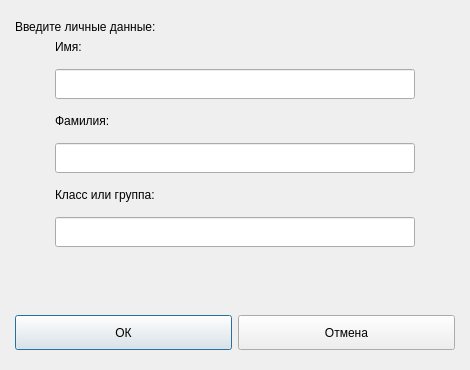
<?xml version="1.0" encoding="UTF-8"?>
<ui version="4.0">
 <class>PersonalizationDialog</class>
 <widget class="QDialog" name="PersonalizationDialog">
  <property name="geometry">
   <rect>
	<x>0</x>
	<y>0</y>
	<width>470</width>
	<height>370</height>
   </rect>
  </property>
  <property name="sizePolicy">
   <sizepolicy hsizetype="Fixed" vsizetype="Fixed">
	<horstretch>0</horstretch>
	<verstretch>0</verstretch>
   </sizepolicy>
  </property>
  <property name="windowTitle">
   <string>Dialog</string>
  </property>
  <property name="styleSheet">
   <string notr="true">QDialog {
  background-color: #ffffff;
  border: 5px solid #c9c9c9;
  border-radius: 5px;
}
QDialog QLabel
{
  font-size: 16px;
  font-family: Arial, sans-serif;
  font-weight: bold;
  color: #60616f;
  text-align: center;
}
QDialog QLineEdit
{
  background-color: #f4f5f9;
  border: 1px solid #cbcbcb;
  border-radius: 3px;
}

QDialog &gt; QPushButton {

  font-size: 16px;
  font-family: Arial, sans-serif;
  font-weight: bold;
  color: #60616f;
  text-align: center;

  border: none;
  border-radius: 10px;
  
  background-color:   qlineargradient(spread:reflect, x1:0.471, y1:0, x2:0.465, y2:1, stop:0.465909 rgba(247, 248, 250, 255), stop:1 rgba(227, 228, 232, 255))
}
QDialog &gt; QPushButton:hover {
  background-color: #c6e4f0;
}
QDialog &gt; QPushButton:pressed {
  padding-top: 1px;
  background-color: qlineargradient(spread:reflect, x1:0.482, y1:1, x2:0.505, y2:0, stop:0.465909 rgba(247, 248, 250, 255), stop:1 rgba(227, 228, 232, 255))
}


QComboBox {
  border: 2px solid #e6e6e9;
  border-radius: 5px;
  background-color: qlineargradient(spread:pad, x1:0.511, y1:0, x2:0.510955, y2:1, stop:0   rgba(255, 255, 255, 255), stop:0.943182 rgba(245, 246, 249, 255));
  padding-left: 10px;

  font-size: 16px;
  font-family: Arial, sans-serif;
  font-weight: bold;
  color: #878787;

}
QComboBox::down-arrow {
  border: none;
  border-radius: 5px;
  background-color: qlineargradient(spread:pad, x1:0.511, y1:0, x2:0.510955, y2:1, stop:0   rgba(255, 255, 255, 255), stop:0.943182 rgba(245, 246, 249, 255));
  image: url(:/icons/icons/downArrow.png);
}
QComboBox::drop-down {
  width: 25px;
  border: none;
  border-radius: 0px;
  background-color: qlineargradient(spread:pad, x1:0.511, y1:0, x2:0.510955, y2:1, stop:0   rgba(255, 255, 255, 255), stop:0.943182 rgba(245, 246, 249, 255));
  border-left: 2px solid #d6d7da;
  margin: 4px 0px;
  image: url(:/icons/icons/downArrow.png);

}
QComboBox:hover {
  background-color: qlineargradient(spread:pad, x1:0.511, y1:0, x2:0.510955, y2:1, stop:0   rgba(255, 255, 255, 255), stop:0.943182 rgba(245, 246, 249, 255));
  border-radius: 5px;
}

QComboBox QAbstractItemView, QComboBox QAbstractItemView::item  {
  background-color: qlineargradient(spread:pad, x1:0.511, y1:0, x2:0.510955, y2:1, stop:0   rgba(255, 255, 255, 255), stop:0.943182 rgba(245, 246, 249, 255));
  border: 1px solid #ecedef;
  border-radius: 5px;
  padding-left: 10px;
  selection-background-color: #c6e4f0;

 }

QComboBox QAbstractItemView::item:hover  {
  background-color: #c6e4f0;
  selection-background-color: #c6e4f0;
 }</string>
  </property>
  <layout class="QGridLayout" name="gridLayout">
   <property name="leftMargin">
	<number>15</number>
   </property>
   <property name="topMargin">
	<number>20</number>
   </property>
   <property name="rightMargin">
	<number>15</number>
   </property>
   <property name="bottomMargin">
	<number>20</number>
   </property>
   <item row="0" column="0" colspan="2">
	<widget class="QLabel" name="label">
	 <property name="sizePolicy">
	  <sizepolicy hsizetype="Preferred" vsizetype="Maximum">
	   <horstretch>0</horstretch>
	   <verstretch>0</verstretch>
	  </sizepolicy>
	 </property>
	 <property name="text">
	  <string>Введите личные данные:</string>
	 </property>
	 <property name="alignment">
	  <set>Qt::AlignLeading|Qt::AlignLeft|Qt::AlignVCenter</set>
	 </property>
	</widget>
   </item>
   <item row="1" column="0" colspan="2">
	<widget class="QWidget" name="widget" native="true">
	 <layout class="QVBoxLayout" name="verticalLayout">
	  <property name="spacing">
	   <number>15</number>
	  </property>
	  <property name="leftMargin">
	   <number>40</number>
	  </property>
	  <property name="topMargin">
	   <number>0</number>
	  </property>
	  <property name="rightMargin">
	   <number>40</number>
	  </property>
	  <property name="bottomMargin">
	   <number>0</number>
	  </property>
	  <item>
	   <widget class="QLabel" name="label_2">
		<property name="text">
		 <string>Имя:</string>
		</property>
		<property name="alignment">
		 <set>Qt::AlignLeading|Qt::AlignLeft|Qt::AlignVCenter</set>
		</property>
	   </widget>
	  </item>
	  <item>
	   <widget class="QLineEdit" name="nameLineEdit">
		<property name="minimumSize">
		 <size>
		  <width>0</width>
		  <height>30</height>
		 </size>
		</property>
		<property name="maximumSize">
		 <size>
		  <width>16777215</width>
		  <height>30</height>
		 </size>
		</property>
	   </widget>
	  </item>
	  <item>
	   <widget class="QLabel" name="label_3">
		<property name="text">
		 <string>Фамилия:</string>
		</property>
		<property name="alignment">
		 <set>Qt::AlignLeading|Qt::AlignLeft|Qt::AlignVCenter</set>
		</property>
	   </widget>
	  </item>
	  <item>
	   <widget class="QLineEdit" name="surnameLineEdit">
		<property name="minimumSize">
		 <size>
		  <width>0</width>
		  <height>30</height>
		 </size>
		</property>
		<property name="maximumSize">
		 <size>
		  <width>16777215</width>
		  <height>30</height>
		 </size>
		</property>
	   </widget>
	  </item>
	  <item>
	   <widget class="QLabel" name="label_4">
		<property name="text">
		 <string>Класс или группа:</string>
		</property>
		<property name="alignment">
		 <set>Qt::AlignLeading|Qt::AlignLeft|Qt::AlignVCenter</set>
		</property>
	   </widget>
	  </item>
	  <item>
	   <widget class="QLineEdit" name="groupLineEdit">
		<property name="minimumSize">
		 <size>
		  <width>0</width>
		  <height>30</height>
		 </size>
		</property>
		<property name="maximumSize">
		 <size>
		  <width>16777215</width>
		  <height>30</height>
		 </size>
		</property>
	   </widget>
	  </item>
	 </layout>
	</widget>
   </item>
   <item row="3" column="0">
	<widget class="QPushButton" name="okPushButton">
	 <property name="sizePolicy">
	  <sizepolicy hsizetype="Expanding" vsizetype="Fixed">
	   <horstretch>0</horstretch>
	   <verstretch>0</verstretch>
	  </sizepolicy>
	 </property>
	 <property name="minimumSize">
	  <size>
	   <width>0</width>
	   <height>35</height>
	  </size>
	 </property>
	 <property name="maximumSize">
	  <size>
	   <width>16777215</width>
	   <height>35</height>
	  </size>
	 </property>
	 <property name="text">
	  <string>ОК</string>
	 </property>
	</widget>
   </item>
   <item row="3" column="1">
	<widget class="QPushButton" name="canselPushButton">
	 <property name="sizePolicy">
	  <sizepolicy hsizetype="Expanding" vsizetype="Fixed">
	   <horstretch>0</horstretch>
	   <verstretch>0</verstretch>
	  </sizepolicy>
	 </property>
	 <property name="minimumSize">
	  <size>
	   <width>0</width>
	   <height>35</height>
	  </size>
	 </property>
	 <property name="maximumSize">
	  <size>
	   <width>16777215</width>
	   <height>35</height>
	  </size>
	 </property>
	 <property name="text">
	  <string>Отмена</string>
	 </property>
	</widget>
   </item>
   <item row="2" column="0">
	<spacer name="verticalSpacer">
	 <property name="orientation">
	  <enum>Qt::Vertical</enum>
	 </property>
	 <property name="sizeHint" stdset="0">
	  <size>
	   <width>20</width>
	   <height>30</height>
	  </size>
	 </property>
	</spacer>
   </item>
  </layout>
 </widget>
 <resources/>
 <connections/>
</ui>
